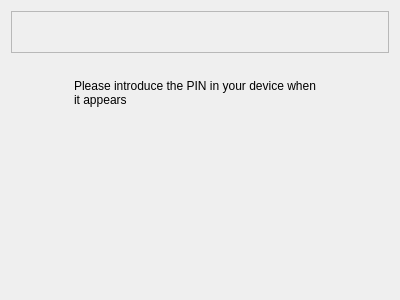
<?xml version="1.0" encoding="UTF-8"?>
<ui version="4.0">
 <class>LegacyPairing</class>
 <widget class="QWidget" name="LegacyPairing">
  <property name="geometry">
   <rect>
    <x>0</x>
    <y>0</y>
    <width>400</width>
    <height>300</height>
   </rect>
  </property>
  <layout class="QVBoxLayout" name="verticalLayout">
   <item>
    <widget class="QFrame" name="frame">
     <property name="frameShape">
      <enum>QFrame::StyledPanel</enum>
     </property>
     <property name="frameShadow">
      <enum>QFrame::Raised</enum>
     </property>
     <layout class="QHBoxLayout" name="horizontalLayout_2">
      <item>
       <spacer name="horizontalSpacer_3">
        <property name="orientation">
         <enum>Qt::Horizontal</enum>
        </property>
        <property name="sizeHint" stdset="0">
         <size>
          <width>40</width>
          <height>20</height>
         </size>
        </property>
       </spacer>
      </item>
      <item>
       <widget class="QLabel" name="pinNumber">
        <property name="minimumSize">
         <size>
          <width>22</width>
          <height>22</height>
         </size>
        </property>
        <property name="frameShape">
         <enum>QFrame::NoFrame</enum>
        </property>
        <property name="frameShadow">
         <enum>QFrame::Raised</enum>
        </property>
        <property name="lineWidth">
         <number>0</number>
        </property>
        <property name="text">
         <string/>
        </property>
       </widget>
      </item>
      <item>
       <spacer name="horizontalSpacer_4">
        <property name="orientation">
         <enum>Qt::Horizontal</enum>
        </property>
        <property name="sizeHint" stdset="0">
         <size>
          <width>40</width>
          <height>20</height>
         </size>
        </property>
       </spacer>
      </item>
     </layout>
    </widget>
   </item>
   <item>
    <spacer name="verticalSpacer_2">
     <property name="orientation">
      <enum>Qt::Vertical</enum>
     </property>
     <property name="sizeType">
      <enum>QSizePolicy::Fixed</enum>
     </property>
     <property name="sizeHint" stdset="0">
      <size>
       <width>20</width>
       <height>20</height>
      </size>
     </property>
    </spacer>
   </item>
   <item>
    <layout class="QHBoxLayout" name="horizontalLayout">
     <item>
      <spacer name="horizontalSpacer">
       <property name="orientation">
        <enum>Qt::Horizontal</enum>
       </property>
       <property name="sizeHint" stdset="0">
        <size>
         <width>40</width>
         <height>20</height>
        </size>
       </property>
      </spacer>
     </item>
     <item>
      <widget class="QLabel" name="label_2">
       <property name="text">
        <string>Please introduce the PIN in your device when it appears</string>
       </property>
       <property name="wordWrap">
        <bool>true</bool>
       </property>
      </widget>
     </item>
     <item>
      <spacer name="horizontalSpacer_2">
       <property name="orientation">
        <enum>Qt::Horizontal</enum>
       </property>
       <property name="sizeHint" stdset="0">
        <size>
         <width>40</width>
         <height>20</height>
        </size>
       </property>
      </spacer>
     </item>
    </layout>
   </item>
   <item>
    <spacer name="verticalSpacer">
     <property name="orientation">
      <enum>Qt::Vertical</enum>
     </property>
     <property name="sizeHint" stdset="0">
      <size>
       <width>20</width>
       <height>40</height>
      </size>
     </property>
    </spacer>
   </item>
  </layout>
 </widget>
 <resources/>
 <connections/>
</ui>
